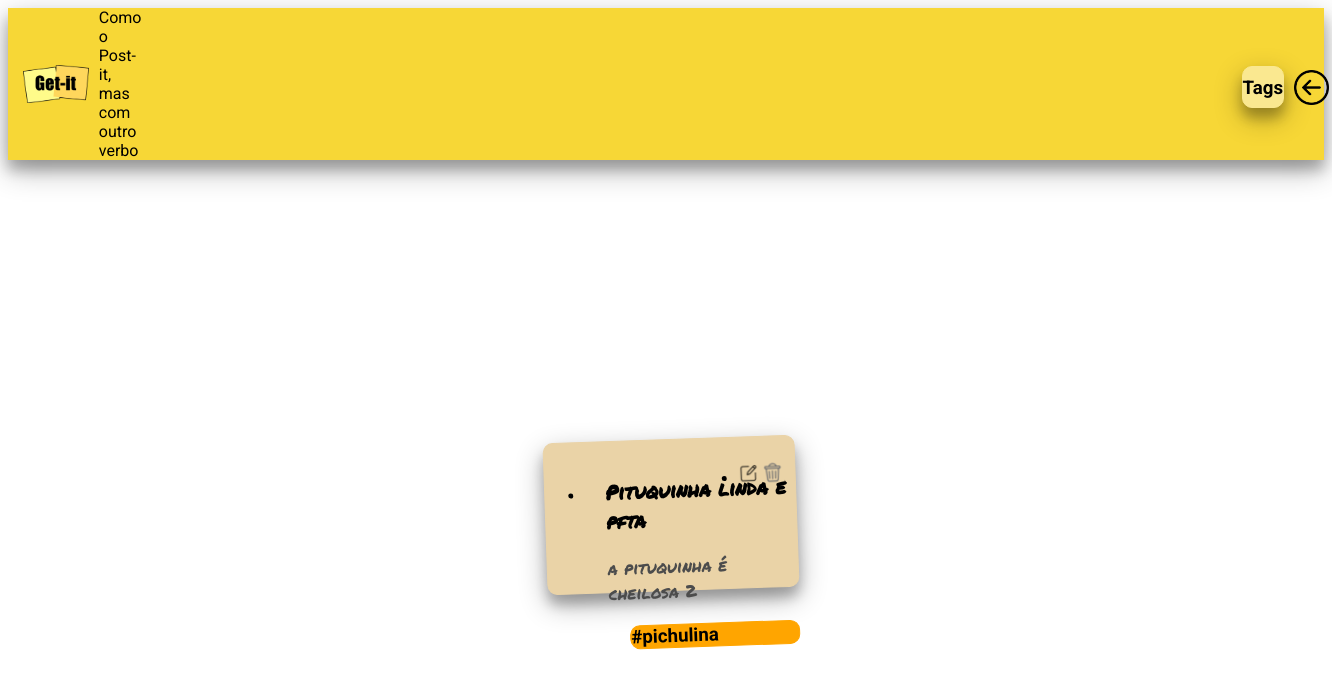
Screenshot of /links/9/ with the database file from the repository.
### notes/models.py (models this page shows, shortened)
class Note(models.Model):
    title = models.CharField(max_length=200)
    content = models.TextField()
    tag = models.ForeignKey(Tags, on_delete=models.CASCADE)
    def __str__(self):
        return f"{self.id}. {self.title}"

class Tags(models.Model):
    tag = models.TextField()

### notes/views.py (the view)
# urls.py: path('links/<int:id>/', views.links, name='links'),
def links(request,id):
    notas = Note.objects.filter(tag=id)
    print(notas)
    return render(request, 'notes/notas_por_tag.html', {'links': notas})

### notes/templates/notes/notas_por_tag.html
{% extends "notes/base.html" %}
{% load static %}
{% block content %}
<main class="container">
    {% if links %}
    <div class="card-container">
        {% for note in links %}
        <div class="card">
          <ul class="linha">
            <li>
              <h3 class="card-title">{{note.title}}</h3>
              <div class="card-content">
                <p>{{note.content}}</p>
              </div>
              {% if note.tag.tag %}
                <h3 class="tag_note">{{note.tag.tag}}</h3>
              {% endif %}
            </li>
            <li class="lixeira">
              <a name="edit_button"  href="/editar/{{note.id}}"><img src="{% static 'notes/img/editar.png' %}"></a>
              <a name="delete_button" href="/delete/{{note.id}}"><img src="{% static 'notes/img/lixeira.png' %}"></a>
            </li>
            </ul>
        </div>
        {% endfor %}
    {% else %}
        <p>Nenhuma nota encontrada para esta tag.</p>
    {% endif %}
      </div>
</main>
{% endblock %}

### notes/static/notes/css/getit.css (style rules this page uses)
html, body { font-family: "Roboto", sans-serif; }
.container { display: flex; flex-direction: row; flex-wrap: wrap; align-content: space-around; justify-content: space-around; }
.card-container { display: flex; flex-direction: row; position: absolute; align-content: space-around; justify-content: space-around; display: flex; flex-wrap: wrap; margin-top: 260px; margin-left: 50px; margin-right: 50px; }
.card { display: flex; margin-top: 19px; margin-bottom: 19px; margin-left: 10px; height: 150px; width: 250px; border-radius: 10px; box-shadow: 0 10px 28px rgba(0,0,0,0.30), 0 10px 12px rgba(0,0,0,0.22); flex-wrap: wrap; justify-content: flex-start; }
.card-title { font-family: 'Permanent Marker', cursive; font-size: 20px; color: black; margin-top: 20px; justify-content: flex-start; margin-left: 20px; text-align:left; width: 90%; font-weight: bold; }
.card-content { font-family: 'Permanent Marker', cursive; font-size: 17px; color: #4c4c4c; margin-top: 15px; margin-bottom: 20px; justify-content: flex-start; margin-left: 20px; width: 90%; }
p { display: flex; justify-content: center; }
.card-color-1 { background-color: #ead3a7; border: 0.5px solid #ead3a7; }
.card-rotation-11 { transform: rotate(-2deg); }
.linha { display: flex; flex-direction: row; }
.lixeira { position: absolute; margin-top: 10px; margin-left: 80px; right: 5%; }
.tag_note { border: 0.5px solid orange; background-color: orange; border-radius: 10px; margin-left: 40px; }

### rows the page displays
Note: title "Pituquinha linda e pfta", content "a pituquinha é cheilosa 2", tag.tag "#pichulina"
